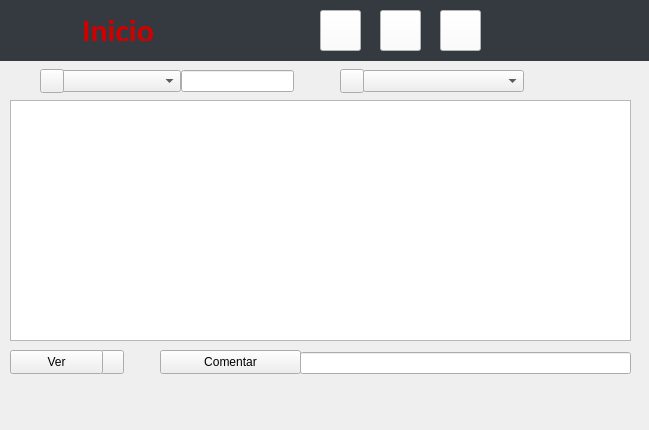
<?xml version="1.0" encoding="UTF-8"?>
<ui version="4.0">
 <class>FormWrong</class>
 <widget class="QWidget" name="FormWrong">
  <property name="geometry">
   <rect>
    <x>0</x>
    <y>0</y>
    <width>649</width>
    <height>430</height>
   </rect>
  </property>
  <property name="windowTitle">
   <string>Form</string>
  </property>
  <widget class="QStackedWidget" name="stackedWidget">
   <property name="geometry">
    <rect>
     <x>0</x>
     <y>0</y>
     <width>651</width>
     <height>61</height>
    </rect>
   </property>
   <property name="styleSheet">
    <string notr="true">QStackedWidget{
	background-color: #343A40;
	border: 1px #343A40;
}</string>
   </property>
   <widget class="QWidget" name="page">
    <widget class="QLabel" name="Picture">
     <property name="geometry">
      <rect>
       <x>10</x>
       <y>-10</y>
       <width>75</width>
       <height>75</height>
      </rect>
     </property>
     <property name="text">
      <string/>
     </property>
    </widget>
    <widget class="QPushButton" name="HomeButton">
     <property name="geometry">
      <rect>
       <x>320</x>
       <y>10</y>
       <width>41</width>
       <height>41</height>
      </rect>
     </property>
     <property name="styleSheet">
      <string notr="true">QPushButton{
	background-color: #FFFFFF;
}</string>
     </property>
     <property name="text">
      <string/>
     </property>
    </widget>
    <widget class="QPushButton" name="CalendarButton">
     <property name="geometry">
      <rect>
       <x>380</x>
       <y>10</y>
       <width>41</width>
       <height>41</height>
      </rect>
     </property>
     <property name="styleSheet">
      <string notr="true">QPushButton{
	background-color: #FFFFFF;
}</string>
     </property>
     <property name="text">
      <string/>
     </property>
    </widget>
    <widget class="QPushButton" name="FriendsButton">
     <property name="geometry">
      <rect>
       <x>440</x>
       <y>10</y>
       <width>41</width>
       <height>41</height>
      </rect>
     </property>
     <property name="styleSheet">
      <string notr="true">QPushButton{
	background-color: #FFFFFF;
}</string>
     </property>
     <property name="text">
      <string/>
     </property>
    </widget>
    <widget class="QLabel" name="Inicio">
     <property name="geometry">
      <rect>
       <x>70</x>
       <y>15</y>
       <width>91</width>
       <height>31</height>
      </rect>
     </property>
     <property name="font">
      <font>
       <family>Calibri</family>
       <pointsize>24</pointsize>
       <weight>75</weight>
       <bold>true</bold>
      </font>
     </property>
     <property name="styleSheet">
      <string notr="true">QLabel{
	background-color: #343A40;
	border: 0px;
	padding: 5px;
	color: #D00000;
}</string>
     </property>
     <property name="text">
      <string>Inicio</string>
     </property>
    </widget>
    <widget class="QLabel" name="Nombre">
     <property name="geometry">
      <rect>
       <x>490</x>
       <y>10</y>
       <width>150</width>
       <height>15</height>
      </rect>
     </property>
     <property name="font">
      <font>
       <family>Calibri</family>
       <pointsize>10</pointsize>
       <weight>75</weight>
       <bold>true</bold>
      </font>
     </property>
     <property name="styleSheet">
      <string notr="true">QLabel{
	background-color: #343A40;
	border: 0px;
	color: #FFFFFF;
}</string>
     </property>
     <property name="text">
      <string/>
     </property>
     <property name="alignment">
      <set>Qt::AlignCenter</set>
     </property>
    </widget>
    <widget class="QLabel" name="Codigo">
     <property name="geometry">
      <rect>
       <x>490</x>
       <y>30</y>
       <width>150</width>
       <height>15</height>
      </rect>
     </property>
     <property name="font">
      <font>
       <family>Calibri</family>
       <pointsize>9</pointsize>
       <weight>75</weight>
       <bold>true</bold>
      </font>
     </property>
     <property name="styleSheet">
      <string notr="true">QLabel{
	background-color: #343A40;
	border: 0px;
	color: #D00000;
}</string>
     </property>
     <property name="text">
      <string/>
     </property>
     <property name="alignment">
      <set>Qt::AlignCenter</set>
     </property>
    </widget>
   </widget>
  </widget>
  <widget class="QListWidget" name="listWidget">
   <property name="geometry">
    <rect>
     <x>10</x>
     <y>100</y>
     <width>621</width>
     <height>241</height>
    </rect>
   </property>
  </widget>
  <widget class="QLineEdit" name="LE_Filtrado">
   <property name="geometry">
    <rect>
     <x>181</x>
     <y>70</y>
     <width>113</width>
     <height>22</height>
    </rect>
   </property>
  </widget>
  <widget class="QComboBox" name="comboBox">
   <property name="geometry">
    <rect>
     <x>60</x>
     <y>70</y>
     <width>121</width>
     <height>22</height>
    </rect>
   </property>
  </widget>
  <widget class="QPushButton" name="pushButton">
   <property name="geometry">
    <rect>
     <x>40</x>
     <y>69</y>
     <width>24</width>
     <height>24</height>
    </rect>
   </property>
   <property name="text">
    <string/>
   </property>
  </widget>
  <widget class="QPushButton" name="Btt_IgualA">
   <property name="geometry">
    <rect>
     <x>340</x>
     <y>69</y>
     <width>24</width>
     <height>24</height>
    </rect>
   </property>
   <property name="text">
    <string/>
   </property>
  </widget>
  <widget class="QPushButton" name="Btt_Recien">
   <property name="geometry">
    <rect>
     <x>160</x>
     <y>350</y>
     <width>141</width>
     <height>24</height>
    </rect>
   </property>
   <property name="text">
    <string>Comentar</string>
   </property>
  </widget>
  <widget class="QPushButton" name="Btt_Relevant">
   <property name="geometry">
    <rect>
     <x>100</x>
     <y>350</y>
     <width>24</width>
     <height>24</height>
    </rect>
   </property>
   <property name="text">
    <string/>
   </property>
  </widget>
  <widget class="QComboBox" name="CBB_Criterios">
   <property name="geometry">
    <rect>
     <x>363</x>
     <y>70</y>
     <width>161</width>
     <height>22</height>
    </rect>
   </property>
  </widget>
  <widget class="QPushButton" name="PB_Ver">
   <property name="geometry">
    <rect>
     <x>10</x>
     <y>350</y>
     <width>93</width>
     <height>24</height>
    </rect>
   </property>
   <property name="text">
    <string>Ver</string>
   </property>
  </widget>
  <widget class="QLineEdit" name="LE_Comentar">
   <property name="geometry">
    <rect>
     <x>300</x>
     <y>352</y>
     <width>331</width>
     <height>22</height>
    </rect>
   </property>
  </widget>
 </widget>
 <resources/>
 <connections/>
</ui>
